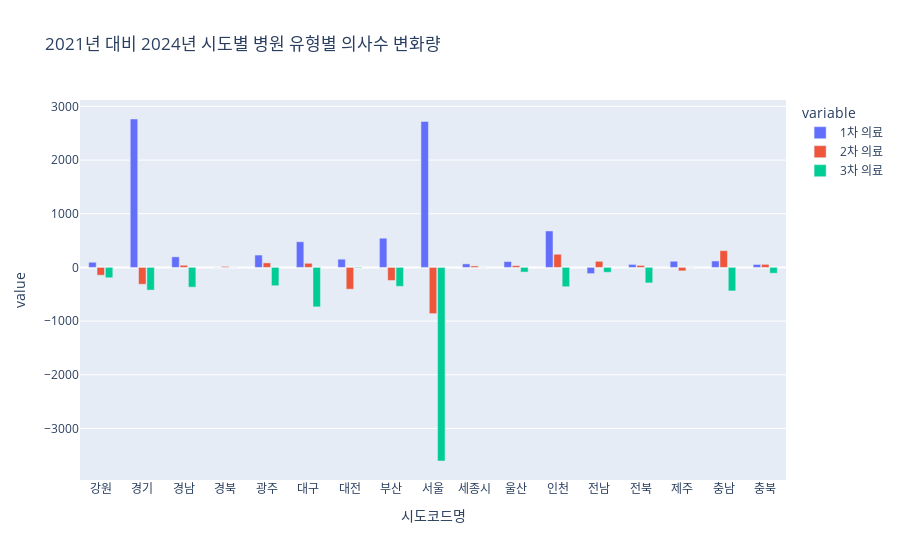

This figure's notebook cell:
### Code cell
# 병원 유형별 의사수 변화량 그래프 생성
fig = px.bar(doctors_diff_by_region_type.reset_index(),
             x='시도코드명',  # 시도코드명
             y=['1차 의료', '2차 의료', '3차 의료'],  # 의료 수준별 의사수 변화량
             title='2021년 대비 2024년 시도별 병원 유형별 의사수 변화량',
             barmode='group')  # 그룹화된 막대 그래프


# 막대 사이의 간격 조정
fig.update_layout(bargap= 0.4,  # 시도 간의 막대 간격
                  bargroupgap=0.1)  # 동일한 시도의 그룹 내 막대 간격

# 그래프 표시
fig.show()

### Figure 1 — Plotly figure (JSON) as saved in the notebook; plotly's stock layout.template omitted (floating-point values rounded to 4 significant figures)
{"data": [{"alignmentgroup": "True", "hovertemplate": "variable=1차 의료<br>시도코드명=%{x}<br>value=%{y}<extra></extra>", "legendgroup": "1차 의료", "marker": {"color": "#636efa", "pattern": {"shape": ""}}, "name": "1차 의료", "offsetgroup": "1차 의료", "orientation": "v", "showlegend": true, "textposition": "auto", "type": "bar", "x": ["강원", "경기", "경남", "경북", "광주", "대구", "대전", "부산", "서울", "세종시", "울산", "인천", "전남", "전북", "제주", "충남", "충북"], "xaxis": "x", "y": [96, 2765, 197, 0, 230, 478, 153, 544, 2720, 66, 109, 679, -116, 56, 115, 120, 55], "yaxis": "y"}, {"alignmentgroup": "True", "hovertemplate": "variable=2차 의료<br>시도코드명=%{x}<br>value=%{y}<extra></extra>", "legendgroup": "2차 의료", "marker": {"color": "#EF553B", "pattern": {"shape": ""}}, "name": "2차 의료", "offsetgroup": "2차 의료", "orientation": "v", "showlegend": true, "textposition": "auto", "type": "bar", "x": ["강원", "경기", "경남", "경북", "광주", "대구", "대전", "부산", "서울", "세종시", "울산", "인천", "전남", "전북", "제주", "충남", "충북"], "xaxis": "x", "y": [-145, -314, 40, 18, 84, 77, -406, -243, -861, 27, 33, 245, 114, 37, -65, 312, 57], "yaxis": "y"}, {"alignmentgroup": "True", "hovertemplate": "variable=3차 의료<br>시도코드명=%{x}<br>value=%{y}<extra></extra>", "legendgroup": "3차 의료", "marker": {"color": "#00cc96", "pattern": {"shape": ""}}, "name": "3차 의료", "offsetgroup": "3차 의료", "orientation": "v", "showlegend": true, "textposition": "auto", "type": "bar", "x": ["강원", "경기", "경남", "경북", "광주", "대구", "대전", "부산", "서울", "세종시", "울산", "인천", "전남", "전북", "제주", "충남", "충북"], "xaxis": "x", "y": [-193, -423, -368, 0, -341, -735, -11, -353, -3607, 0, -87, -360, -91, -289, 0, -438, -108], "yaxis": "y"}], "layout": {"bargap": 0.4, "bargroupgap": 0.1, "barmode": "group", "legend": {"title": {"text": "variable"}, "tracegroupgap": 0}, "title": {"text": "2021년 대비 2024년 시도별 병원 유형별 의사수 변화량"}, "xaxis": {"anchor": "y", "domain": [0, 1], "title": {"text": "시도코드명"}}, "yaxis": {"anchor": "x", "domain": [0, 1], "title": {"text": "value"}}}}
